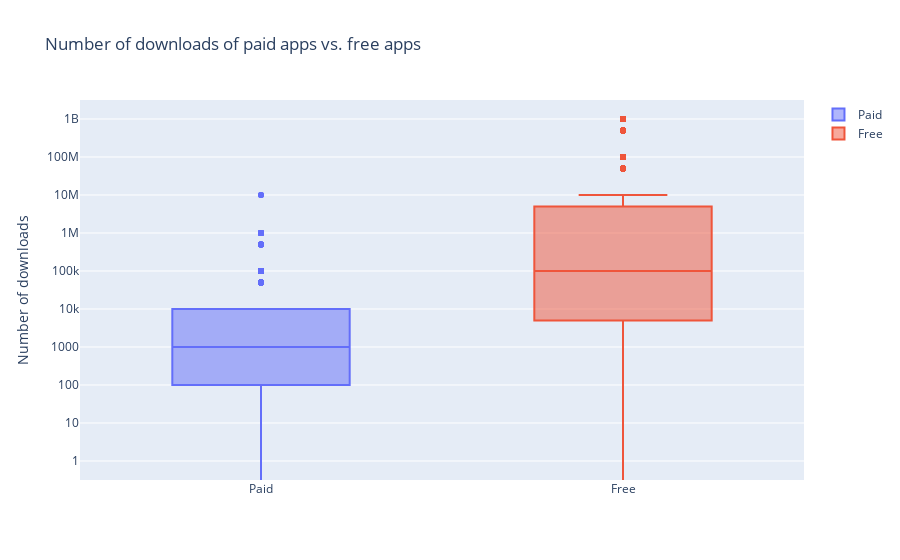

This figure's notebook cell:
### Code cell
import plotly
import plotly.offline as py
import plotly.express as px
import plotly.graph_objs as go


trace0 = go.Box(
    # Data for paid apps
    y = apps[apps['Type'] == 'Paid']['Installs'],
    name = 'Paid'
)

trace1 = go.Box(
    # Data for free apps
    y = apps[apps['Type'] == 'Free']['Installs'],
    name = 'Free'
)

layout = go.Layout(
    title = "Number of downloads of paid apps vs. free apps",
    yaxis = dict(title = "Number of downloads",
                type = 'log',
                autorange = True)
)

# Add trace0 and trace1 to a list for plotting
data = [trace0, trace1]
plotly.offline.iplot({'data': data, 'layout': layout})
#fig.show()

### Figure 1 — Plotly figure (JSON) as saved in the notebook; plotly's stock layout.template omitted (floating-point values rounded to 4 significant figures; data arrays with more than 128 entries replaced by an {"elided": "..."} marker saying what was removed)
{"data": [{"name": "Paid", "type": "box", "y": {"elided": "765 int values"}}, {"name": "Free", "type": "box", "y": {"elided": "9591 int values"}}], "layout": {"title": {"text": "Number of downloads of paid apps vs. free apps"}, "yaxis": {"autorange": true, "title": {"text": "Number of downloads"}, "type": "log"}}}
